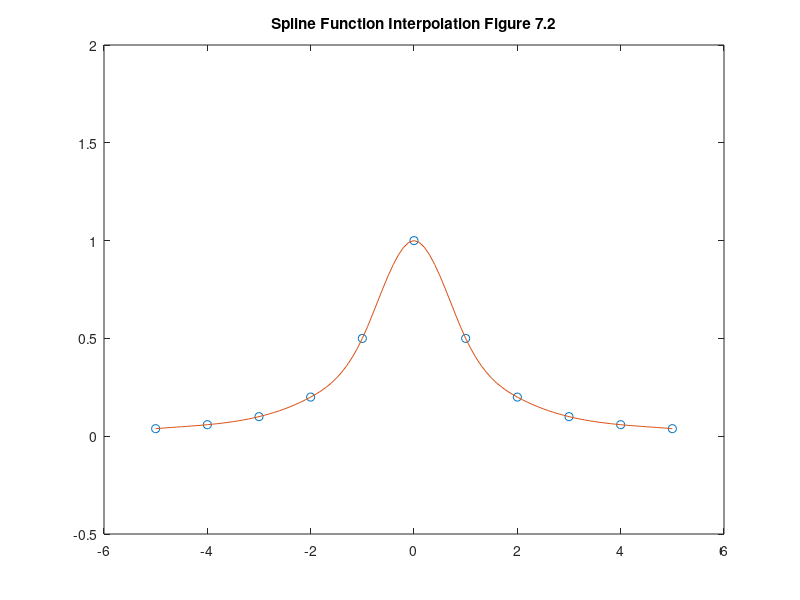

The MATLAB source for this figure:
% EX7_2.M Spline interpolation of the function y=1/(1+x^2)
%   with a cubic polynomial
x=[-5:1:5];             % N+1=11 points
y=1./(1+x.^2);          % Runge function
% Spline function
xspline=[-5:.1:5];      % Finer spacing in x
yspline = spline(x,y,xspline);
% Plot
clf                     % Clear any figures
plot(x,y,'o',xspline,yspline,'-')
title('Spline Function Interpolation Figure 7.2')
axis([-6 6 -.5 2])
%
% Modify the script to allow spline fitting of general
% functions
